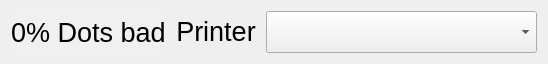
  <widget class="QWidget" name="layoutWidget">
   <property name="geometry">
    <rect>
     <x>460</x>
     <y>10</y>
     <width>537</width>
     <height>44</height>
    </rect>
   </property>
   <layout class="QHBoxLayout" name="horizontalLayout_12">
    <item>
     <widget class="QLabel" name="lblPercentDotsBad">
      <property name="font">
       <font>
        <pointsize>20</pointsize>
        <kerning>true</kerning>
       </font>
      </property>
      <property name="autoFillBackground">
       <bool>false</bool>
      </property>
      <property name="styleSheet">
       <string notr="true">QLabel#lblPercentDotsBad
{ 
background-color: rgb(240, 240, 240);
color: rgb(0, 0, 0);
}</string>
      </property>
      <property name="text">
       <string>0% Dots bad</string>
      </property>
      <property name="textFormat">
       <enum>Qt::AutoText</enum>
      </property>
     </widget>
    </item>
    <item>
     <widget class="QPushButton" name="lblPrinterSelection">
      <property name="font">
       <font>
        <pointsize>20</pointsize>
       </font>
      </property>
      <property name="styleSheet">
       <string notr="true">color: black;</string>
      </property>
      <property name="text">
       <string>Printer</string>
      </property>
      <property name="flat">
       <bool>true</bool>
      </property>
     </widget>
    </item>
    <item>
     <widget class="QComboBox" name="cbPrinterSelection">
      <property name="minimumSize">
       <size>
        <width>271</width>
        <height>0</height>
       </size>
      </property>
      <property name="maximumSize">
       <size>
        <width>271</width>
        <height>16777215</height>
       </size>
      </property>
      <property name="font">
       <font>
        <pointsize>22</pointsize>
       </font>
      </property>
     </widget>
    </item>
   </layout>
  </widget>
